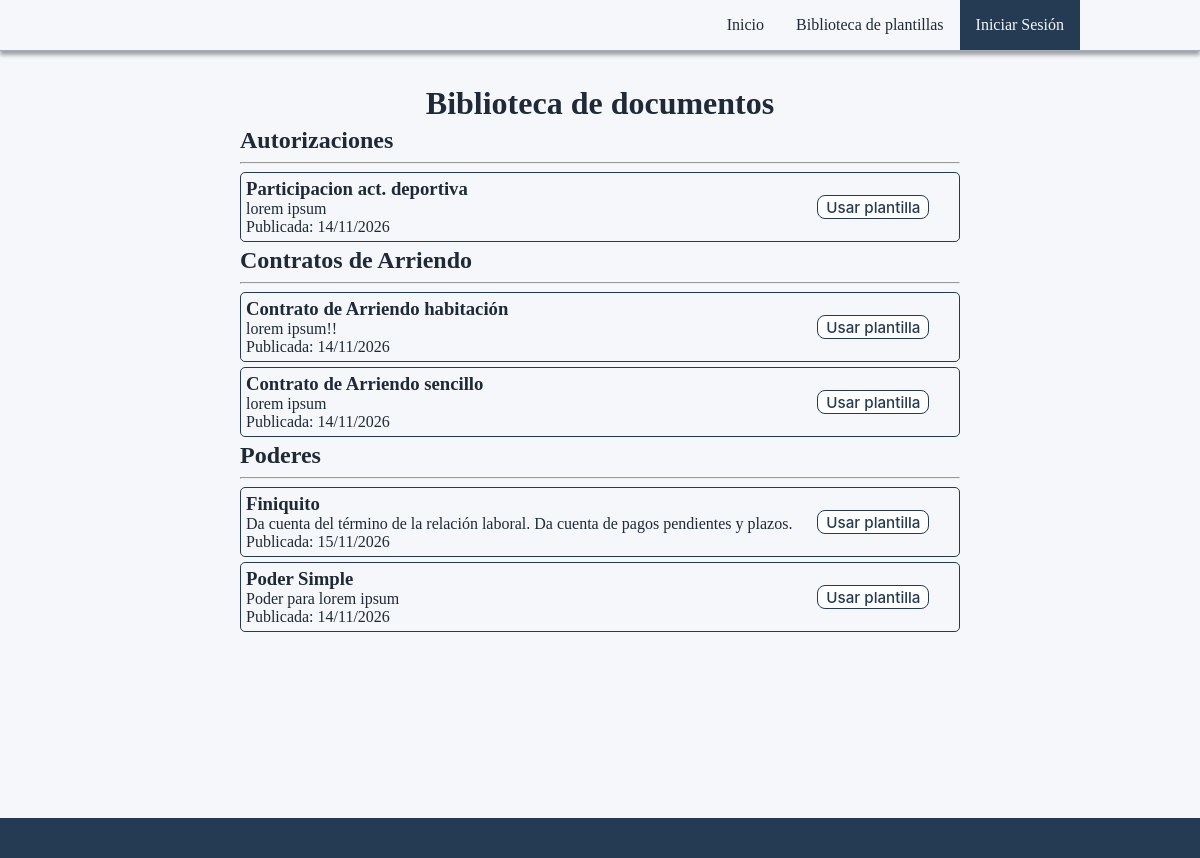
Before: /docs/biblioteca/ with the older database file.
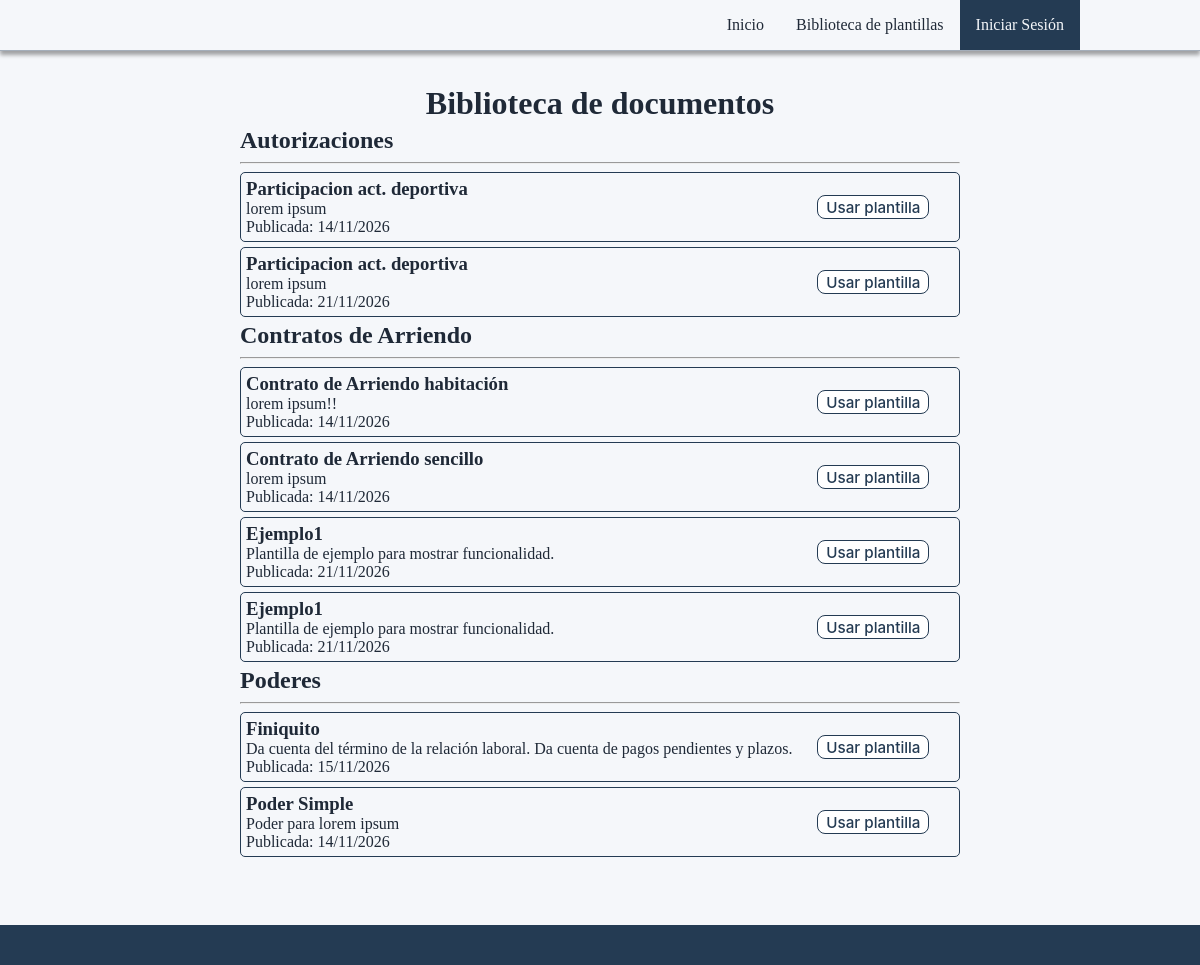
After: the same page with the newer database file.
### apps/documentos/models.py (models this page shows, shortened)
class Categoria(models.Model):
    nombre = models.CharField(max_length=100, unique=True)
    descripcion = models.TextField(blank=True)

class Plantilla(models.Model):
    nombre = models.CharField(max_length=150)
    descripcion = models.TextField()
    archivo = models.FileField(upload_to='plantillas/')
    campos = models.JSONField(default=dict, null=True, blank=True)
    clausulas = models.JSONField(default=list, null=True, blank=True)
    validaciones = models.JSONField(default=list, null=True, blank=True)
    publicada = models.BooleanField(default=True)
    activa = models.BooleanField(default=True)
    version = models.PositiveIntegerField(default=1)
    plantilla_anterior = models.ForeignKey(
        'self',
        on_delete=models.PROTECT,
        null=True,
        blank=True,
        related_name='versiones'
    )
    autor = models.ForeignKey(
        settings.AUTH_USER_MODEL,
        on_delete=models.PROTECT,
        related_name='plantillas_creadas'
    )
    fecha_creacion = models.DateTimeField(auto_now_add=True)
    fecha_publicacion = models.DateTimeField(
        null=True,
        blank=True
    )
    categoria = models.ForeignKey(
        Categoria,
        on_delete=models.PROTECT,
        related_name='plantillas',
        null=True,
        blank=True
    )
    familia_id = models.UUIDField(
        default=uuid.uuid4,
        editable=False,
        db_index=True
    )

### apps/documentos/views/galeria.py (the view)
def biblioteca_view(request):
    plantillas_publicadas = Plantilla.objects.filter(
        publicada=True,
        activa=True
    ).order_by("nombre")
    categorias = Categoria.objects.filter(
        plantillas__publicada=True,
        plantillas__activa=True
    ).distinct().prefetch_related(
        Prefetch(
            "plantillas",
            queryset=plantillas_publicadas
        )
    ).order_by("nombre")
    return render(
        request,
        "../templates/biblioteca.html",
        {
            "categorias": categorias
        }
    )

### apps/documentos/templates/biblioteca.html (shortened to what this page needs)
{% extends "base.html" %}
{% load static %}
{% block extra_css%}
<link  rel="stylesheet" href="{% static 'css/biblioteca.css' %}">
{% endblock %}
{% block content %}
<h1 class="title">Biblioteca de documentos</h1>
{% for categoria in categorias %}
<div class="categoria">
    <section>
        <h2>{{ categoria.nombre }}</h2>
        <hr>
        {% for plantilla in categoria.plantillas.all %}
            <article class="plantilla">
                <div class="left">
                    <h3>{{ plantilla.nombre }}</h3>
                    <p>{{ plantilla.descripcion }}</p>
                    <p>
                        Publicada:
                        {{ plantilla.fecha_creacion|date:"d/m/Y" }}
                    </p>
                </div>
                <div class="right">
                    <a class="boton" href="{% url 'documentos:generar_documento' plantilla.id %}">Usar plantilla</a>
                </div>
            </article>
        {% empty %}
            <p>No hay documentos disponibles.</p>
        {% endfor %}
    </section>
</div>
{% empty %}
    <p class="title">No hay documentos publicados actualmente.</p>
{% endfor %}
{% endblock %}

Changed rows visible on the page:
added Plantilla: nombre "Participacion act. deportiva", descripcion "lorem ipsum", fecha_creacion "21/11/2026", shown under Categoria "Autorizaciones"
added Plantilla: nombre "Ejemplo1", descripcion "Plantilla de ejemplo para mostrar funcionalidad.", fecha_creacion "21/11/2026", shown under Categoria "Contratos de Arriendo"
added Plantilla: nombre "Ejemplo1", descripcion "Plantilla de ejemplo para mostrar funcionalidad.", fecha_creacion "21/11/2026", shown under Categoria "Contratos de Arriendo"
